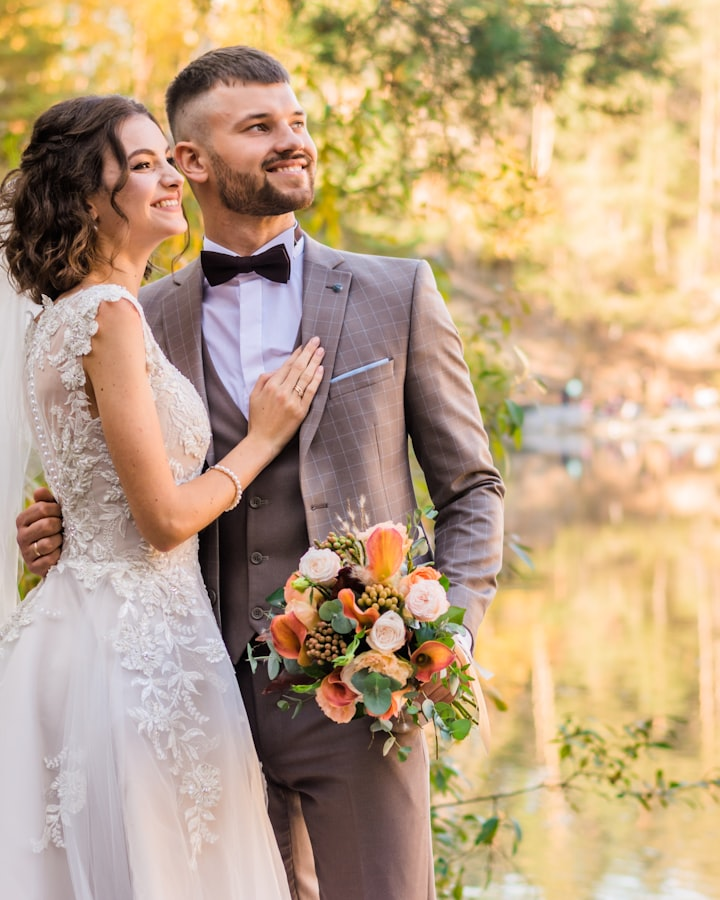
#> input picture backend/apps/invitations/seed_assets/bride.jpg, 720 x 900 px; its folder holds only this picture in this run
$ python -i og.py   (imports and definitions only)
#> lines starting #> are read from the running program, lines starting #| are printed output that depends on the picture
"""Link-preview images (1200x630 JPEG) drawn on each pack's painted template.

What goes into the image comes only from the invitation and, for personal
links, the guest list: never from the URL. `?to=` is not read anywhere here.

The image URL carries a content hash (`/og/<slug>/<hash>.jpg`), so editing the
names, date, theme or variant gives a new URL and WhatsApp fetches a fresh
preview instead of its cached one. Assets live in og_assets/ (generated from
the packs by scripts/sync_themes.py)."""
import hashlib
import io
import json
from functools import lru_cache
from pathlib import Path
from zoneinfo import ZoneInfo

from django.conf import settings
from PIL import Image, ImageDraw, ImageFilter, ImageFont

from .copy import event_label, t

ASSETS = Path(__file__).resolve().parent / 'og_assets'
SIZE = (1200, 630)
MAX_BYTES = 300 * 1024
# Bump when the drawing changes, so every preview URL changes with it.
LAYOUT_VERSION = 1

GENERIC = {'box': [150, 90, 1050, 540], 'ink': '#3d4741', 'accent': '#8a6f3e', 'shadow': False,
           'background': '#f6f1e8'}
TZ_LABEL = {'Asia/Jakarta': 'WIB', 'Asia/Makassar': 'WITA', 'Asia/Jayapura': 'WIT'}
DAYS = ['Senin', 'Selasa', 'Rabu', 'Kamis', 'Jumat', 'Sabtu', 'Minggu']
MONTHS = ['Januari', 'Februari', 'Maret', 'April', 'Mei', 'Juni', 'Juli',
          'Agustus', 'September', 'Oktober', 'November', 'Desember']

# Font sizes (px) per line: (largest, smallest). Names shrink first, then wrap.
NAMES_SIZE = (120, 44)
# Below this a long pair reads better on two lines than squeezed onto one.
ONE_LINE_MIN = 80
LABEL_SIZE = (26, 18)
TEXT_SIZE = (30, 20)
GUEST_SIZE = (40, 24)
GAP = 18


# ---- what the preview says -------------------------------------------------

def primary_event(invitation):
    events = list(invitation.events.all())
    return next((e for e in events if e.is_primary), None) or (min(events, key=lambda e: e.start) if events else None)


# [32 lines left out: functions date_text, event_line, preview_data, not called in this run]


def preview_hash(data):
    raw = json.dumps(data, sort_keys=True, ensure_ascii=False).encode('utf-8')
    return hashlib.sha256(raw).hexdigest()[:16]


def names_text(data):
    return ' & '.join(n for n in (data['bride'], data['groom']) if n)


# ---- assets ----------------------------------------------------------------

# [37 lines left out: functions _pack_dir, _pack_fingerprint, _layout, _font, _background, not called in this run]


# ---- fitting ---------------------------------------------------------------

def _width(font, text, tracking=0):
    return font.getlength(text) + tracking * max(len(text) - 1, 0)


# [40 lines left out: functions _ellipsize, _fit_line, _fit_names, not called in this run]


# ---- drawing ---------------------------------------------------------------

def _line_height(font):
    ascent, descent = font.getmetrics()
    return ascent + descent


# [28 lines left out: functions _blocks, _draw_text, not called in this run]


def render(data):
    """JPEG bytes for the preview described by `data` (see preview_data)."""
    pack = data['pack'] if _pack_dir(data['pack']) else None
    layout = _layout(pack) if pack else GENERIC
    x0, y0, x1, y1 = layout['box']
    max_w = x1 - x0
    for names_hi in range(NAMES_SIZE[0], NAMES_SIZE[1] - 1, -8):
        blocks = _blocks(pack, data, max_w, names_hi)
        heights = [len(lines) * _line_height(font) for font, lines, _, _ in blocks]
        total = sum(heights) + GAP * (len(blocks) - 1)
        if total <= y1 - y0:
            break
    y = y0 + max((y1 - y0 - total) // 2, 0)

    text_layer = Image.new('RGBA', SIZE, (0, 0, 0, 0))
    draw = ImageDraw.Draw(text_layer)
    for (font, lines, colour, tracking), h in zip(blocks, heights):
        line_h = _line_height(font)
        for line in lines:
            w = _width(font, line, tracking * font.size)
            _draw_text(draw, (x0 + (max_w - w) / 2, y), line, font, layout[colour], tracking * font.size)
            y += line_h
        y += GAP

    image = _background(pack).convert('RGBA')
    if layout.get('shadow'):
        # Light ink on dark art: a soft dark glow keeps it readable over detail.
        alpha = text_layer.getchannel('A').filter(ImageFilter.GaussianBlur(6))
        shadow = Image.new('RGBA', SIZE, (0, 0, 0, 0))
        shadow.putalpha(alpha.point(lambda a: int(a * 0.55)))
        image = Image.alpha_composite(image, shadow)
    image = Image.alpha_composite(image, text_layer).convert('RGB')

    for quality in (86, 80, 74, 68, 60):
        out = io.BytesIO()
        image.save(out, 'JPEG', quality=quality, optimize=True, progressive=True)
        if out.tell() <= MAX_BYTES:
            break
    return out.getvalue()


# ---- storage ---------------------------------------------------------------

def image_path(slug, code, digest):
    parts = [slug] + ([code] if code else [])
    return '/'.join(['og', *parts, f'{digest}.jpg'])


def image_url(slug, code, digest):
    return f"{settings.FRONTEND_URL}/{image_path(slug, code, digest)}"


# [12 lines left out: function ensure_rendered, not called in this run]

>>> import cv2
>>> picture = cv2.imread('seed_assets/bride.jpg', cv2.IMREAD_GRAYSCALE)
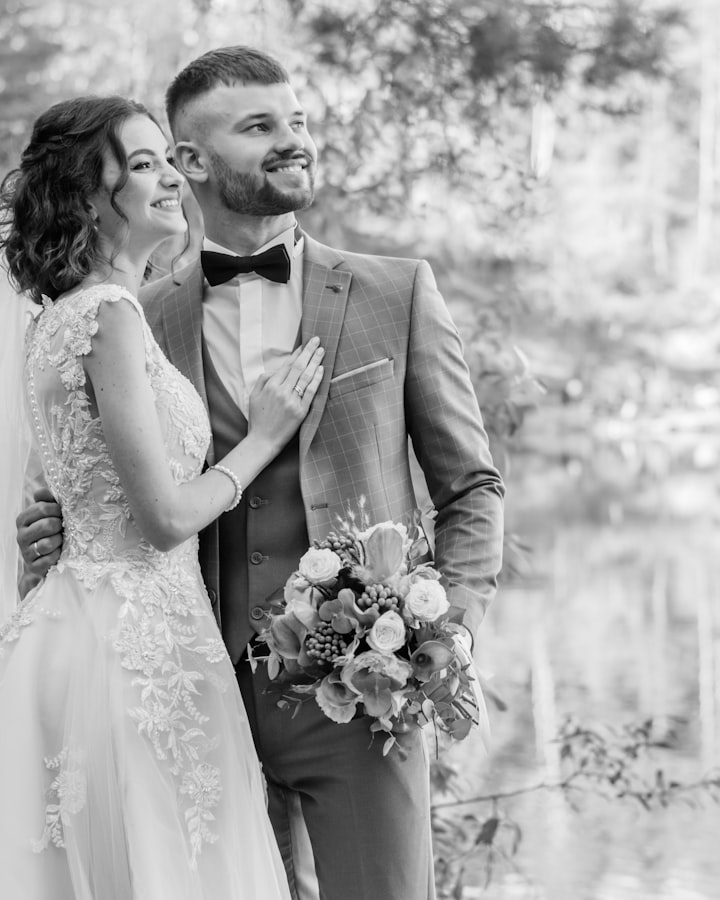
#> picture: shape (900, 720); min 0, max 255, mean 166.3
#> (the run stopped early here; a loop or call above may not have finished)

$ run again, on backend/apps/invitations/seed_assets/gallery-1.jpg
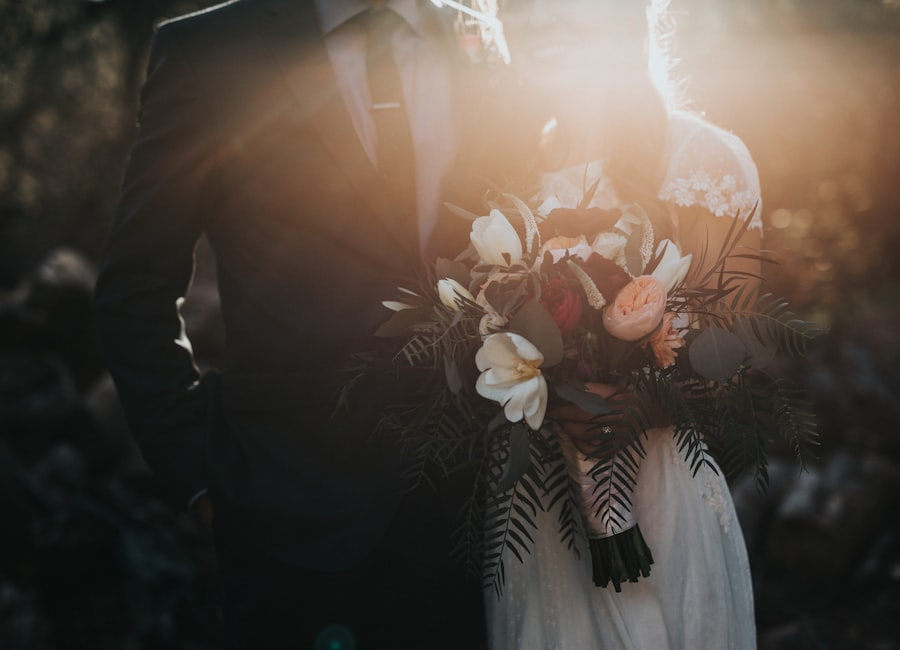
#> input picture backend/apps/invitations/seed_assets/gallery-1.jpg, 900 x 650 px
#> `picture = cv2.imread('seed_assets/bride.jpg', cv2.IMREAD_GRAYSCALE)`:
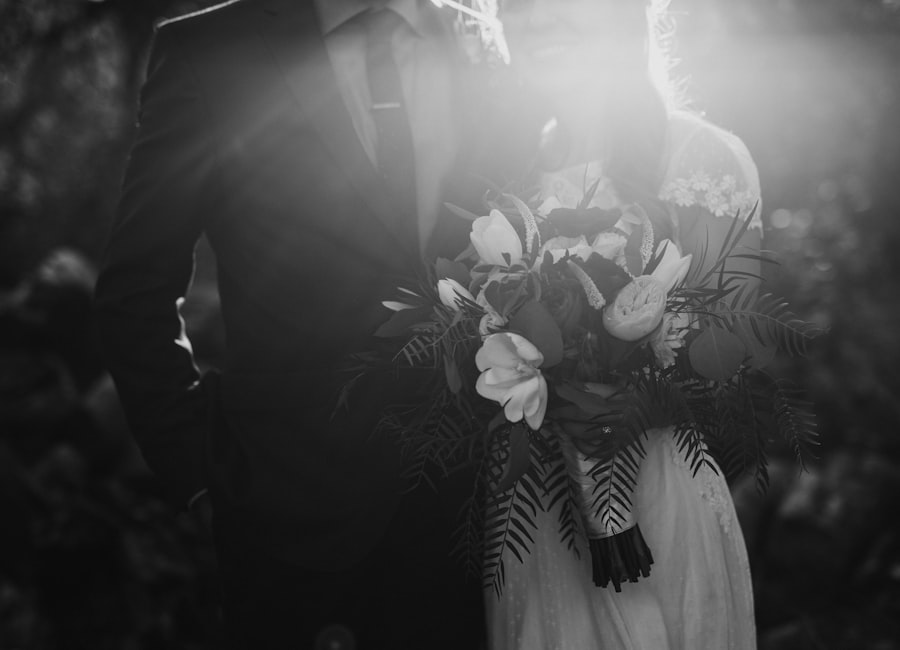
#> picture: shape (650, 900); min 0, max 234, mean 74.5

$ run again, on backend/apps/invitations/seed_assets/gallery-2.jpg
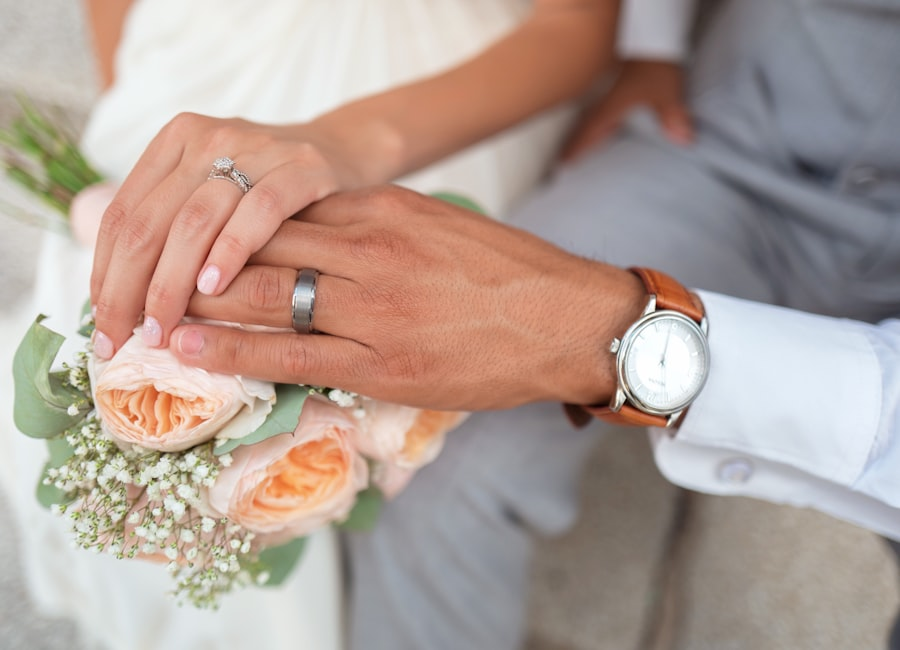
#> input picture backend/apps/invitations/seed_assets/gallery-2.jpg, 900 x 650 px
#> `picture = cv2.imread('seed_assets/bride.jpg', cv2.IMREAD_GRAYSCALE)`:
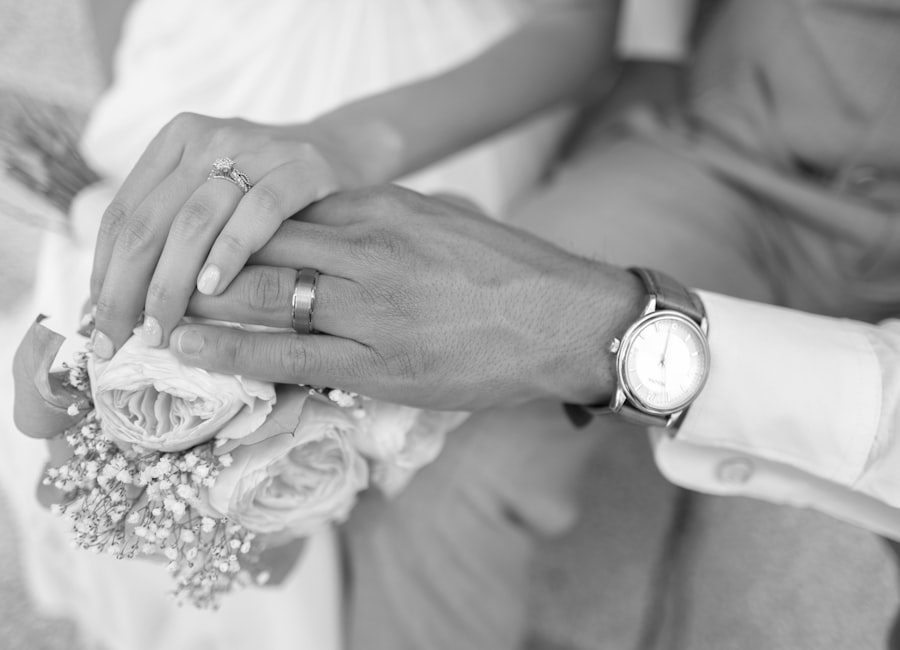
#> picture: shape (650, 900); min 5, max 255, mean 164

$ run again, on backend/apps/invitations/seed_assets/gallery-3.jpg
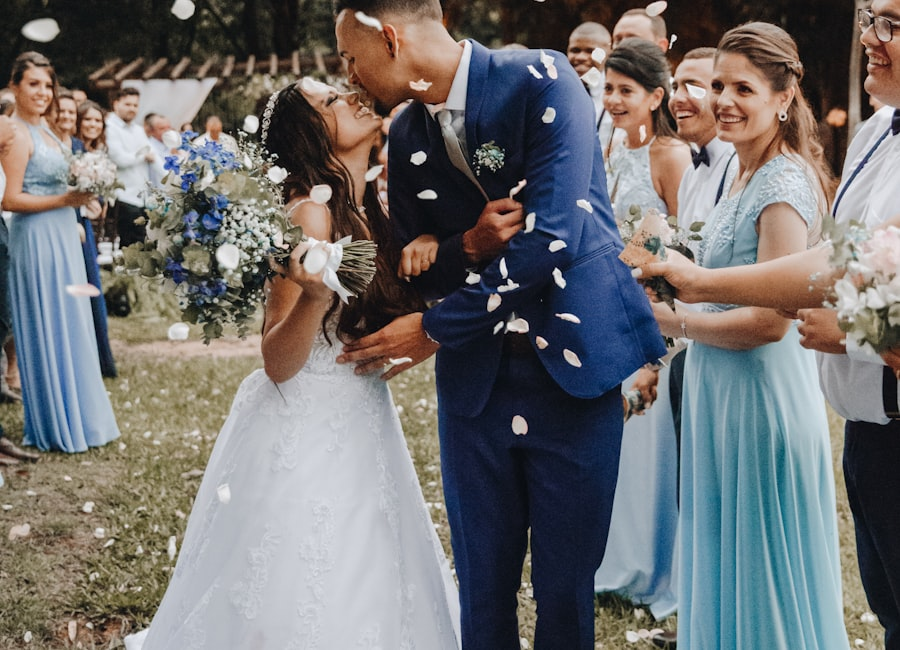
#> input picture backend/apps/invitations/seed_assets/gallery-3.jpg, 900 x 650 px
#> `picture = cv2.imread('seed_assets/bride.jpg', cv2.IMREAD_GRAYSCALE)`:
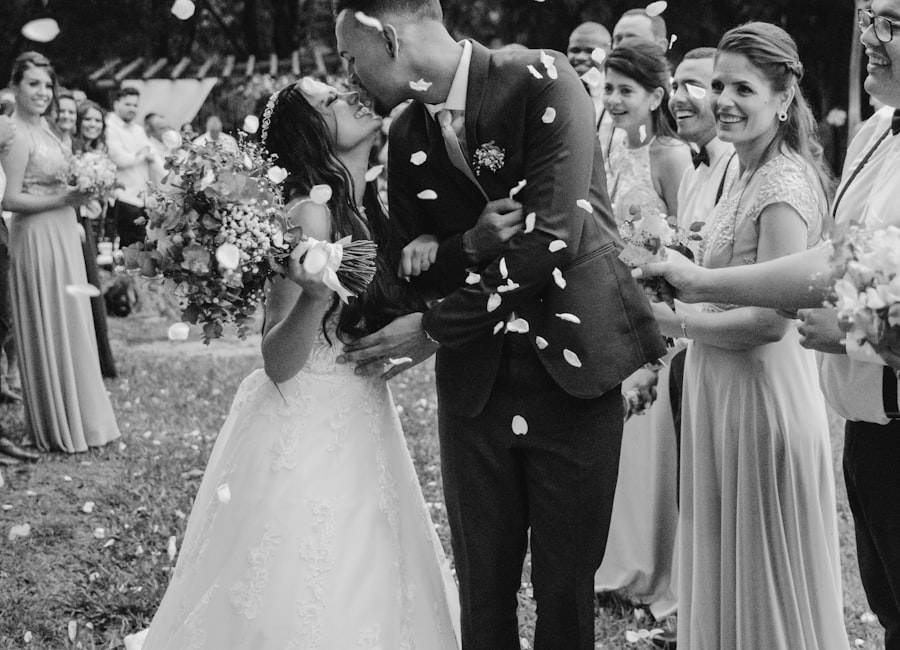
#> picture: shape (650, 900); min 0, max 253, mean 112.8
